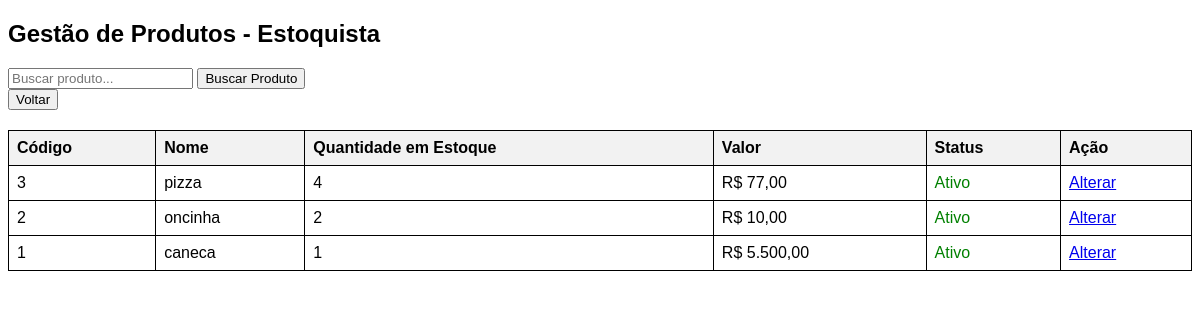
The app's page /listarprodutoestoquista.php with its own data.
### tables this page shows
CREATE TABLE `produtos` (
  `id` bigint(20) NOT NULL,
  `nome` varchar(200) NOT NULL,
  `avaliacao` decimal(2,1) DEFAULT NULL CHECK (`avaliacao` between 1.0 and 5.0 and `avaliacao` MOD 0.5 = 0),
  `descricao` varchar(2000) DEFAULT NULL,
  `preco` decimal(10,2) NOT NULL CHECK (`preco` >= 0),
  `quantidade_estoque` int(11) NOT NULL,
  `status` tinyint(1) NOT NULL DEFAULT 1
);

### listarprodutoestoquista.php (the view, shortened to what this page needs)
<?php
include "connectDB.php";
$itens_por_pagina = 10;
$pagina = isset($_GET['pagina']) ? intval($_GET['pagina']) : 1;
$offset = ($pagina - 1) * $itens_por_pagina;
$filtro = isset($_GET['filtro']) ? trim($_GET['filtro']) : '';
$sql = "SELECT id, nome, quantidade_estoque, preco, status FROM produtos";
$parametros = [];
$tipos = "";
$sql .= " ORDER BY id DESC LIMIT ?, ?";
$parametros[] = $offset;
$parametros[] = $itens_por_pagina;
$tipos .= "ii";
$stmt = $mysqli->prepare($sql);
$stmt->bind_param($tipos, ...$parametros);
$stmt->execute();
$result = $stmt->get_result();
?>
<!DOCTYPE html>
<html lang="pt-br">
<head>
</head>
<body>
    <h2>Gestão de Produtos - Estoquista</h2>
    <form method="GET" action="">
        <input type="text" name="filtro" placeholder="Buscar produto..." value="<?php echo htmlspecialchars($filtro); ?>">
        <button type="submit">Buscar Produto</button>
    </form>
    <div class="buttons-container">
        <button onclick="window.location.href='backofficeestoquista.php'">Voltar</button>
    </div>
    <table>
        <tr>
            <th>Código</th>
            <th>Nome</th>
            <th>Quantidade em Estoque</th>
            <th>Valor</th>
            <th>Status</th>
            <th>Ação</th>
        </tr>
        <?php while ($row = $result->fetch_assoc()) { ?>
        <tr>
            <td><?php echo $row['id']; ?></td>
            <td><?php echo htmlspecialchars($row['nome']); ?></td>
            <td><?php echo $row['quantidade_estoque']; ?></td>
            <td>R$ <?php echo number_format($row['preco'], 2, ',', '.'); ?></td>
            <td>
                <span class="<?php echo ($row['status'] == 1) ? 'status-ativo' : 'status-inativo'; ?>">
                    <?php echo ($row['status'] == 1) ? 'Ativo' : 'Inativo'; ?>
                </span>
            </td>
            <td>
                <a href="alterarProdutoEstoquista.php?id=<?php echo $row['id']; ?>">Alterar</a>
            </td>
        </tr>
        <?php } ?>
    </table>
</body>
</html>

### listarprodutoestoquista.php (style rules this page uses)
body { font-family: Arial, sans-serif; }
.buttons-container { display: flex; justify-content: space-between; margin-bottom: 20px; }
table { width: 100%; border-collapse: collapse; }
th, td { border: 1px solid black; padding: 8px; text-align: left; }
th { background-color: #f2f2f2; }
.status-ativo { color: green; }

### records on screen
produtos: id "3", nome "pizza", quantidade_estoque "4", preco "77,00", status "Ativo"
produtos: id "2", nome "oncinha", quantidade_estoque "2", preco "10,00", status "Ativo"
produtos: id "1", nome "caneca", quantidade_estoque "1", preco "5.500,00", status "Ativo"
